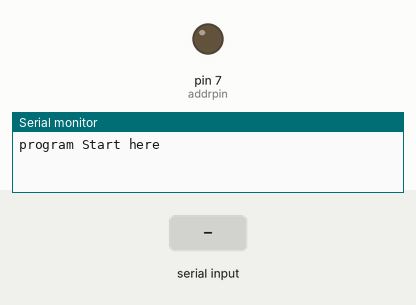
Recording of a sketch running on a simulated Arduino Uno, built with avr-gcc and run on an emulated ATmega328P. On the bench: output pins drawn as LEDs (lit = HIGH), the last lines printed to the serial monitor. The test bench sets the inputs (shaded band).

Above: at 1.2 s.
1.3 s: byte 30 received over Serial
At 2.5 s:
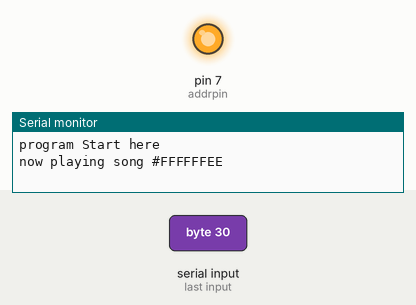
2.8 s: byte 90 received over Serial
At 3.6 s:
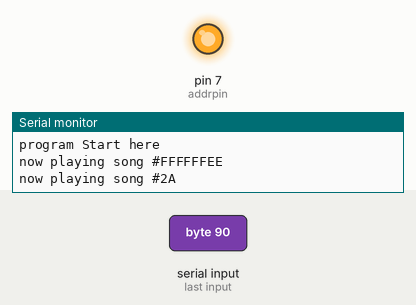
4.3 s: byte 120 received over Serial
At 4.7 s:
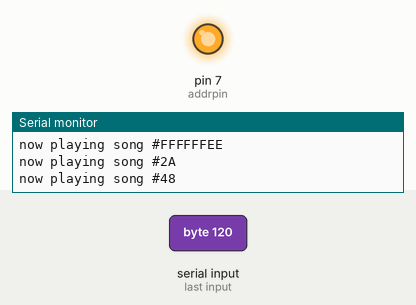
Timing chart, 0 to 7.3 s (numbered marks = the images above; inputs shaded):
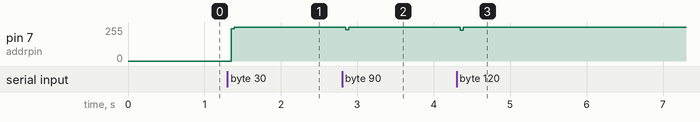

Measured:
- after the input at 1.3 s, pin 7 (addrpin): 0/255 → 255/255 after 0.05 s
- after the input at 2.8 s, pin 7 (addrpin): 255/255 → 234/255 after 0.05 s, → 255/255 0.04 s later
- after the input at 4.3 s, pin 7 (addrpin): 255/255 → 232/255 after 0.05 s, → 255/255 0.04 s later

The sketch:

WT588_t02.ino
```cpp
int addrpin=7;
int busypin=8;
char addr;

void setup()
{
pinMode(addrpin, OUTPUT);
Serial.begin(9600);
Serial.println("program Start here");
}


void loop()
{
  int aa ;
  char song;

  if (Serial.available())
  {
     aa =  Serial.read() ;

     song = (char)aa -0x30;
          Serial.print("now playing song #");
     Serial.println(song,HEX) ;
  PlayVoice(song,addrpin);
  }
//;
}
void PlayVoice(unsigned char addr,unsigned int addrpin)
{
digitalWrite(addrpin,0);
delay(5);
for(int i=0;i<8;i++)
{
digitalWrite(addrpin,1);
if(addr & 1)
{
delayMicroseconds(600);
digitalWrite(addrpin,0);
delayMicroseconds(300);
}
else
{
delayMicroseconds(300);
digitalWrite(addrpin,0);
delayMicroseconds(600);
}
addr>>=1;  //此行用>>=还是=>>还不确定
}
digitalWrite(addrpin,1);
}


/*用于播放由一串地址组成的语句*/
void PlayVoiceSerial(unsigned int addrserial[],unsigned int len,unsigned int addrpin,unsigned int busypin)
{
for(int i=0;i<len;i++)
{
addr=addrserial[i];
PlayVoice(addr,addrpin);
pulseIn(busypin,0);
pulseIn(busypin,1);
}
}
```
